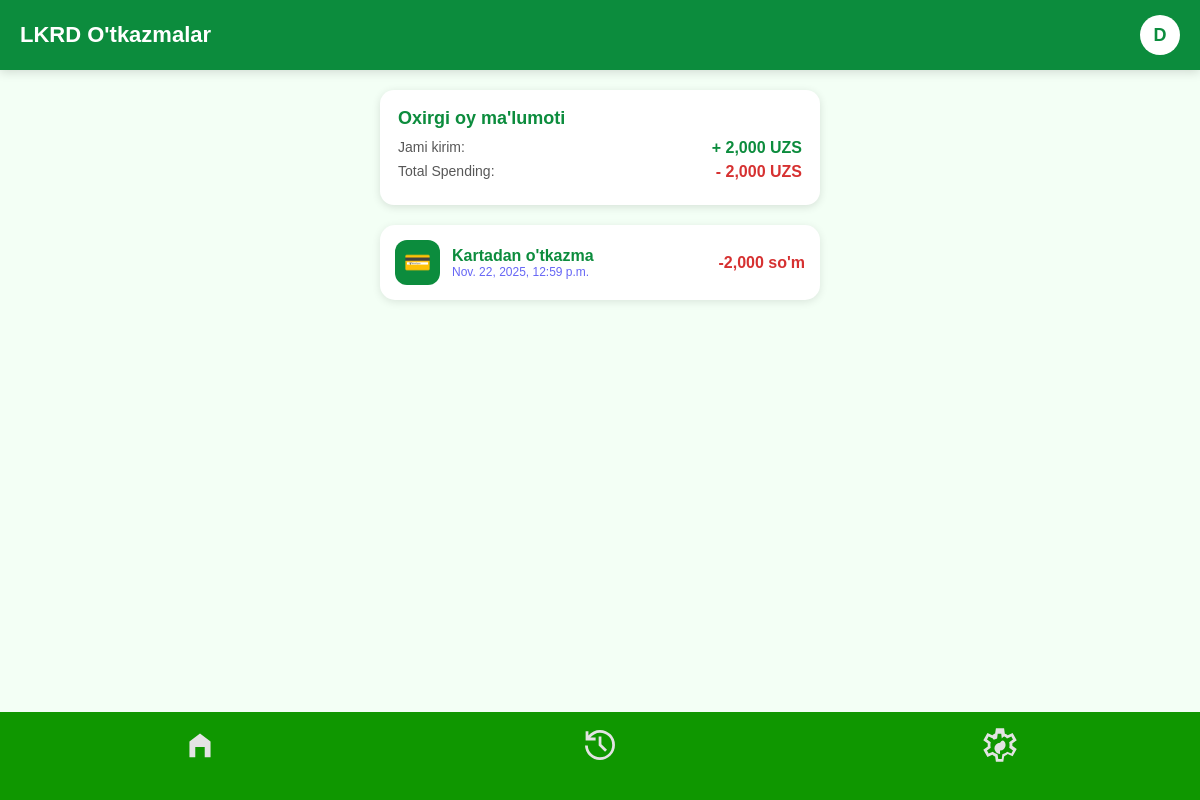
The app's page /transactions/ (signed in), older data.
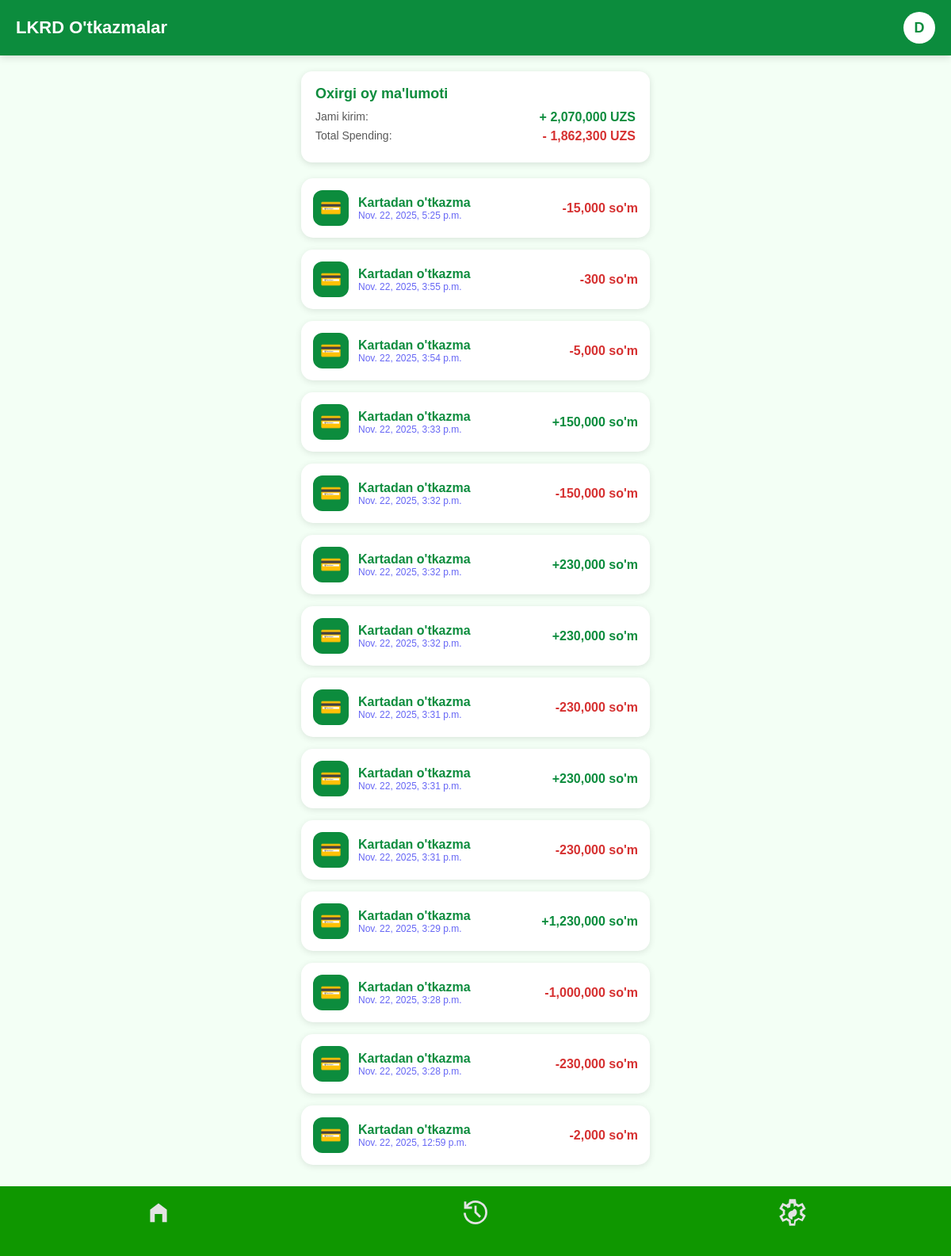
The same page, newer data.
### lkrd/models.py (models this page shows, shortened)
class Transaction(models.Model):
    sender = models.ForeignKey(User,on_delete=models.SET_NULL,null=True,blank=True,related_name='my_transactions')
    receiver = models.ForeignKey(User,on_delete=models.SET_NULL,null=True,blank=True)
    sender_card = models.ForeignKey(Card,on_delete=models.SET_NULL,null=True,blank=True,related_name='my_sendings')
    receiver_card = models.ForeignKey(Card,on_delete=models.SET_NULL,null=True,blank=True)
    status = models.CharField(max_length=20,choices=transaction_status,default="Pending")
    amount = models.DecimalField(default=0,max_digits=20,decimal_places=0)
    created_at = models.DateTimeField(auto_now_add=True)

### lkrd/views.py (the view)
# urls.py: path('transactions/',views.TransactionsView.as_view(),name='transactions'),
class TransactionsView(LoginRequiredMixin,View):
    def get(self,request):
        now = timezone.now()
        transactions = Transaction.objects.filter(Q(sender=request.user)|Q(receiver=request.user)).order_by("-created_at")
        monthly_spending_obj = Transaction.objects.filter(
            created_at__year=now.year,
            created_at__month=now.month,
            sender=request.user
        )
        monthly_income_obj = Transaction.objects.filter(
            created_at__year=now.year,
            created_at__month=now.month,
            receiver=request.user
        )
        spending = monthly_spending_obj.aggregate(total=Sum('amount'))['total'] or 0
        income = monthly_income_obj.aggregate(total=Sum('amount'))['total'] or 0
        return render(request,'transactions.html',{"transactions":transactions,"spending":spending,"income":income})

### lkrd/templates/transactions.html (shortened to what this page needs)
{% load humanize %}
<!DOCTYPE html>
<html lang="en">
<head>
</head>
<body>
<div class="top-bar">
    <div>LKRD O'tkazmalar</div>
    <a href="{% url 'notifications' %}" style="text-decoration: none;" class="profile">{{request.user.first_name|slice:":1"}}</a>
</div>
<div class="container">
    <div class="summary-card">
        <div class="summary-title">Oxirgi oy ma'lumoti</div>
        <div class="summary-row">
            <div class="label">Jami kirim:</div>
            <div class="value green">+ {{income|intcomma}} UZS</div>
        </div>
        <div class="summary-row">
            <div class="label">Total Spending:</div>
            <div class="value red">- {{spending|intcomma}} UZS</div>
        </div>
    </div>
    {% for i in transactions %}
        <a href="{% url 'cheque' i.id %}" style="text-decoration: none;" class="transaction-card">
            <div class="left">
                <div class="icon">💳</div>
                <div>
                    <div class="title">Kartadan o'tkazma</div>
                    <div class="sub">{{i.created_at}}</div>
                </div>
            </div>
            {% if i.sender == request.user %}
                <div class="amount minus">-{{i.amount|intcomma}} so'm</div>
            {% else %}
                <div class="amount plus">+{{i.amount|intcomma}} so'm</div>
            {% endif %}
        </a>
    {% endfor %}
</div>
{% include 'navbar.html' %}
</body>
</html>

Row changes from the older to the newer data that the page shows:
added Transaction: created_at "Nov. 22, 2025, 5:25 p.m.", amount "15,000"
added Transaction: created_at "Nov. 22, 2025, 3:55 p.m.", amount "300"
added Transaction: created_at "Nov. 22, 2025, 3:54 p.m.", amount "5,000"
added Transaction: created_at "Nov. 22, 2025, 3:33 p.m.", amount "150,000"
added Transaction: created_at "Nov. 22, 2025, 3:32 p.m.", amount "150,000"
added Transaction: created_at "Nov. 22, 2025, 3:32 p.m.", amount "230,000"
added Transaction: created_at "Nov. 22, 2025, 3:32 p.m.", amount "230,000"
added Transaction: created_at "Nov. 22, 2025, 3:31 p.m.", amount "230,000"
added Transaction: created_at "Nov. 22, 2025, 3:31 p.m.", amount "230,000"
added Transaction: created_at "Nov. 22, 2025, 3:31 p.m.", amount "230,000"
added Transaction: created_at "Nov. 22, 2025, 3:29 p.m.", amount "1,230,000"
added Transaction: created_at "Nov. 22, 2025, 3:28 p.m.", amount "1,000,000"
added Transaction: created_at "Nov. 22, 2025, 3:28 p.m.", amount "230,000"
Text that changed along with them:
{{ income|intcomma }}: "2,000" → "2,070,000"
{{ spending|intcomma }}: "2,000" → "1,862,300"
